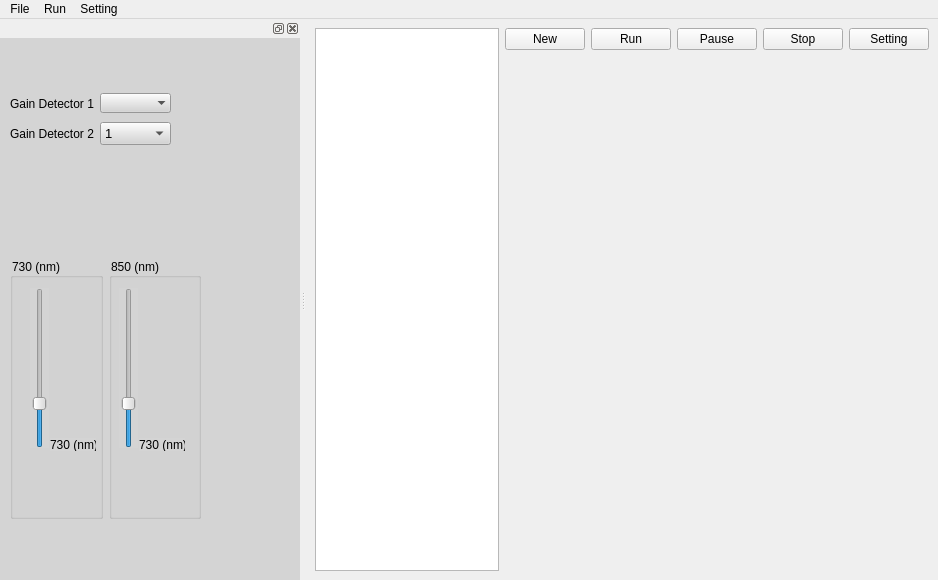
<?xml version="1.0" encoding="UTF-8"?>
<ui version="4.0">
 <class>MainWindow</class>
 <widget class="QMainWindow" name="MainWindow">
  <property name="enabled">
   <bool>true</bool>
  </property>
  <property name="geometry">
   <rect>
    <x>0</x>
    <y>0</y>
    <width>938</width>
    <height>580</height>
   </rect>
  </property>
  <property name="cursor">
   <cursorShape>ArrowCursor</cursorShape>
  </property>
  <property name="acceptDrops">
   <bool>false</bool>
  </property>
  <property name="windowTitle">
   <string>Nirs</string>
  </property>
  <property name="windowIcon">
   <iconset>
    <normaloff>../../../images/icon.png</normaloff>../../../images/icon.png</iconset>
  </property>
  <property name="windowOpacity">
   <double>1.000000000000000</double>
  </property>
  <property name="autoFillBackground">
   <bool>false</bool>
  </property>
  <property name="locale">
   <locale language="English" country="UnitedStates"/>
  </property>
  <property name="toolButtonStyle">
   <enum>Qt::ToolButtonIconOnly</enum>
  </property>
  <property name="animated">
   <bool>true</bool>
  </property>
  <widget class="QWidget" name="centralwidget">
   <layout class="QVBoxLayout" name="verticalLayout">
    <item>
     <layout class="QHBoxLayout" name="horizontalLayout_7">
      <item>
       <widget class="PlotWidget" name="graphicsView"/>
      </item>
      <item alignment="Qt::AlignTop">
       <widget class="QPushButton" name="new_2">
        <property name="maximumSize">
         <size>
          <width>16777215</width>
          <height>23</height>
         </size>
        </property>
        <property name="text">
         <string>New</string>
        </property>
        <property name="autoDefault">
         <bool>false</bool>
        </property>
        <property name="default">
         <bool>false</bool>
        </property>
        <property name="flat">
         <bool>false</bool>
        </property>
       </widget>
      </item>
      <item alignment="Qt::AlignTop">
       <widget class="QPushButton" name="run">
        <property name="text">
         <string>Run</string>
        </property>
       </widget>
      </item>
      <item alignment="Qt::AlignTop">
       <widget class="QPushButton" name="pause">
        <property name="text">
         <string>Pause</string>
        </property>
       </widget>
      </item>
      <item alignment="Qt::AlignTop">
       <widget class="QPushButton" name="stop">
        <property name="text">
         <string>Stop</string>
        </property>
       </widget>
      </item>
      <item alignment="Qt::AlignTop">
       <widget class="QPushButton" name="setting">
        <property name="text">
         <string>Setting</string>
        </property>
       </widget>
      </item>
     </layout>
    </item>
   </layout>
  </widget>
  <widget class="QMenuBar" name="menubar">
   <property name="geometry">
    <rect>
     <x>0</x>
     <y>0</y>
     <width>938</width>
     <height>21</height>
    </rect>
   </property>
   <property name="defaultUp">
    <bool>false</bool>
   </property>
   <property name="nativeMenuBar">
    <bool>false</bool>
   </property>
   <widget class="QMenu" name="menuFile">
    <property name="title">
     <string>File</string>
    </property>
    <addaction name="actionNew_Ctrl_N"/>
    <addaction name="actionSave_Ctrl_S"/>
    <addaction name="separator"/>
    <addaction name="actionQuit_Ctrl_Q"/>
   </widget>
   <widget class="QMenu" name="menuRun">
    <property name="title">
     <string>Run</string>
    </property>
    <addaction name="actionRun_Ctrl_R"/>
    <addaction name="actionPause_Ctrl_P"/>
    <addaction name="actionStop_Ctrl_F"/>
   </widget>
   <widget class="QMenu" name="menuSetting">
    <property name="title">
     <string>Setting</string>
    </property>
    <addaction name="actionSetting"/>
   </widget>
   <addaction name="menuFile"/>
   <addaction name="menuRun"/>
   <addaction name="menuSetting"/>
  </widget>
  <widget class="QDockWidget" name="dockWidget_3">
   <property name="minimumSize">
    <size>
     <width>300</width>
     <height>109</height>
    </size>
   </property>
   <property name="styleSheet">
    <string notr="true">background-color: rgb(212, 212, 212);</string>
   </property>
   <attribute name="dockWidgetArea">
    <number>1</number>
   </attribute>
   <widget class="QWidget" name="dockWidgetContents_3">
    <property name="enabled">
     <bool>true</bool>
    </property>
    <property name="acceptDrops">
     <bool>false</bool>
    </property>
    <property name="accessibleName">
     <string/>
    </property>
    <property name="autoFillBackground">
     <bool>false</bool>
    </property>
    <property name="inputMethodHints">
     <set>Qt::ImhNone</set>
    </property>
    <widget class="QWidget" name="layoutWidget">
     <property name="geometry">
      <rect>
       <x>10</x>
       <y>50</y>
       <width>161</width>
       <height>31</height>
      </rect>
     </property>
     <layout class="QHBoxLayout" name="horizontalLayout">
      <item>
       <widget class="QLabel" name="gain1_label">
        <property name="text">
         <string>Gain Detector 1</string>
        </property>
       </widget>
      </item>
      <item>
       <widget class="QComboBox" name="gain1_combo">
        <property name="palette">
         <palette>
          <active>
           <colorrole role="WindowText">
            <brush brushstyle="SolidPattern">
             <color alpha="255">
              <red>0</red>
              <green>0</green>
              <blue>0</blue>
             </color>
            </brush>
           </colorrole>
           <colorrole role="Button">
            <brush brushstyle="SolidPattern">
             <color alpha="255">
              <red>254</red>
              <green>254</green>
              <blue>254</blue>
             </color>
            </brush>
           </colorrole>
           <colorrole role="Light">
            <brush brushstyle="SolidPattern">
             <color alpha="255">
              <red>255</red>
              <green>255</green>
              <blue>255</blue>
             </color>
            </brush>
           </colorrole>
           <colorrole role="Midlight">
            <brush brushstyle="SolidPattern">
             <color alpha="255">
              <red>254</red>
              <green>254</green>
              <blue>254</blue>
             </color>
            </brush>
           </colorrole>
           <colorrole role="Dark">
            <brush brushstyle="SolidPattern">
             <color alpha="255">
              <red>127</red>
              <green>127</green>
              <blue>127</blue>
             </color>
            </brush>
           </colorrole>
           <colorrole role="Mid">
            <brush brushstyle="SolidPattern">
             <color alpha="255">
              <red>169</red>
              <green>169</green>
              <blue>169</blue>
             </color>
            </brush>
           </colorrole>
           <colorrole role="Text">
            <brush brushstyle="SolidPattern">
             <color alpha="255">
              <red>0</red>
              <green>0</green>
              <blue>0</blue>
             </color>
            </brush>
           </colorrole>
           <colorrole role="BrightText">
            <brush brushstyle="SolidPattern">
             <color alpha="255">
              <red>255</red>
              <green>255</green>
              <blue>255</blue>
             </color>
            </brush>
           </colorrole>
           <colorrole role="ButtonText">
            <brush brushstyle="SolidPattern">
             <color alpha="255">
              <red>0</red>
              <green>0</green>
              <blue>0</blue>
             </color>
            </brush>
           </colorrole>
           <colorrole role="Base">
            <brush brushstyle="SolidPattern">
             <color alpha="255">
              <red>255</red>
              <green>255</green>
              <blue>255</blue>
             </color>
            </brush>
           </colorrole>
           <colorrole role="Window">
            <brush brushstyle="SolidPattern">
             <color alpha="255">
              <red>254</red>
              <green>254</green>
              <blue>254</blue>
             </color>
            </brush>
           </colorrole>
           <colorrole role="Shadow">
            <brush brushstyle="SolidPattern">
             <color alpha="255">
              <red>0</red>
              <green>0</green>
              <blue>0</blue>
             </color>
            </brush>
           </colorrole>
           <colorrole role="AlternateBase">
            <brush brushstyle="SolidPattern">
             <color alpha="255">
              <red>254</red>
              <green>254</green>
              <blue>254</blue>
             </color>
            </brush>
           </colorrole>
           <colorrole role="ToolTipBase">
            <brush brushstyle="SolidPattern">
             <color alpha="255">
              <red>255</red>
              <green>255</green>
              <blue>220</blue>
             </color>
            </brush>
           </colorrole>
           <colorrole role="ToolTipText">
            <brush brushstyle="SolidPattern">
             <color alpha="255">
              <red>0</red>
              <green>0</green>
              <blue>0</blue>
             </color>
            </brush>
           </colorrole>
          </active>
          <inactive>
           <colorrole role="WindowText">
            <brush brushstyle="SolidPattern">
             <color alpha="255">
              <red>0</red>
              <green>0</green>
              <blue>0</blue>
             </color>
            </brush>
           </colorrole>
           <colorrole role="Button">
            <brush brushstyle="SolidPattern">
             <color alpha="255">
              <red>254</red>
              <green>254</green>
              <blue>254</blue>
             </color>
            </brush>
           </colorrole>
           <colorrole role="Light">
            <brush brushstyle="SolidPattern">
             <color alpha="255">
              <red>255</red>
              <green>255</green>
              <blue>255</blue>
             </color>
            </brush>
           </colorrole>
           <colorrole role="Midlight">
            <brush brushstyle="SolidPattern">
             <color alpha="255">
              <red>254</red>
              <green>254</green>
              <blue>254</blue>
             </color>
            </brush>
           </colorrole>
           <colorrole role="Dark">
            <brush brushstyle="SolidPattern">
             <color alpha="255">
              <red>127</red>
              <green>127</green>
              <blue>127</blue>
             </color>
            </brush>
           </colorrole>
           <colorrole role="Mid">
            <brush brushstyle="SolidPattern">
             <color alpha="255">
              <red>169</red>
              <green>169</green>
              <blue>169</blue>
             </color>
            </brush>
           </colorrole>
           <colorrole role="Text">
            <brush brushstyle="SolidPattern">
             <color alpha="255">
              <red>0</red>
              <green>0</green>
              <blue>0</blue>
             </color>
            </brush>
           </colorrole>
           <colorrole role="BrightText">
            <brush brushstyle="SolidPattern">
             <color alpha="255">
              <red>255</red>
              <green>255</green>
              <blue>255</blue>
             </color>
            </brush>
           </colorrole>
           <colorrole role="ButtonText">
            <brush brushstyle="SolidPattern">
             <color alpha="255">
              <red>0</red>
              <green>0</green>
              <blue>0</blue>
             </color>
            </brush>
           </colorrole>
           <colorrole role="Base">
            <brush brushstyle="SolidPattern">
             <color alpha="255">
              <red>255</red>
              <green>255</green>
              <blue>255</blue>
             </color>
            </brush>
           </colorrole>
           <colorrole role="Window">
            <brush brushstyle="SolidPattern">
             <color alpha="255">
              <red>254</red>
              <green>254</green>
              <blue>254</blue>
             </color>
            </brush>
           </colorrole>
           <colorrole role="Shadow">
            <brush brushstyle="SolidPattern">
             <color alpha="255">
              <red>0</red>
              <green>0</green>
              <blue>0</blue>
             </color>
            </brush>
           </colorrole>
           <colorrole role="AlternateBase">
            <brush brushstyle="SolidPattern">
             <color alpha="255">
              <red>254</red>
              <green>254</green>
              <blue>254</blue>
             </color>
            </brush>
           </colorrole>
           <colorrole role="ToolTipBase">
            <brush brushstyle="SolidPattern">
             <color alpha="255">
              <red>255</red>
              <green>255</green>
              <blue>220</blue>
             </color>
            </brush>
           </colorrole>
           <colorrole role="ToolTipText">
            <brush brushstyle="SolidPattern">
             <color alpha="255">
              <red>0</red>
              <green>0</green>
              <blue>0</blue>
             </color>
            </brush>
           </colorrole>
          </inactive>
          <disabled>
           <colorrole role="WindowText">
            <brush brushstyle="SolidPattern">
             <color alpha="255">
              <red>127</red>
              <green>127</green>
              <blue>127</blue>
             </color>
            </brush>
           </colorrole>
           <colorrole role="Button">
            <brush brushstyle="SolidPattern">
             <color alpha="255">
              <red>254</red>
              <green>254</green>
              <blue>254</blue>
             </color>
            </brush>
           </colorrole>
           <colorrole role="Light">
            <brush brushstyle="SolidPattern">
             <color alpha="255">
              <red>255</red>
              <green>255</green>
              <blue>255</blue>
             </color>
            </brush>
           </colorrole>
           <colorrole role="Midlight">
            <brush brushstyle="SolidPattern">
             <color alpha="255">
              <red>254</red>
              <green>254</green>
              <blue>254</blue>
             </color>
            </brush>
           </colorrole>
           <colorrole role="Dark">
            <brush brushstyle="SolidPattern">
             <color alpha="255">
              <red>127</red>
              <green>127</green>
              <blue>127</blue>
             </color>
            </brush>
           </colorrole>
           <colorrole role="Mid">
            <brush brushstyle="SolidPattern">
             <color alpha="255">
              <red>169</red>
              <green>169</green>
              <blue>169</blue>
             </color>
            </brush>
           </colorrole>
           <colorrole role="Text">
            <brush brushstyle="SolidPattern">
             <color alpha="255">
              <red>127</red>
              <green>127</green>
              <blue>127</blue>
             </color>
            </brush>
           </colorrole>
           <colorrole role="BrightText">
            <brush brushstyle="SolidPattern">
             <color alpha="255">
              <red>255</red>
              <green>255</green>
              <blue>255</blue>
             </color>
            </brush>
           </colorrole>
           <colorrole role="ButtonText">
            <brush brushstyle="SolidPattern">
             <color alpha="255">
              <red>127</red>
              <green>127</green>
              <blue>127</blue>
             </color>
            </brush>
           </colorrole>
           <colorrole role="Base">
            <brush brushstyle="SolidPattern">
             <color alpha="255">
              <red>254</red>
              <green>254</green>
              <blue>254</blue>
             </color>
            </brush>
           </colorrole>
           <colorrole role="Window">
            <brush brushstyle="SolidPattern">
             <color alpha="255">
              <red>254</red>
              <green>254</green>
              <blue>254</blue>
             </color>
            </brush>
           </colorrole>
           <colorrole role="Shadow">
            <brush brushstyle="SolidPattern">
             <color alpha="255">
              <red>0</red>
              <green>0</green>
              <blue>0</blue>
             </color>
            </brush>
           </colorrole>
           <colorrole role="AlternateBase">
            <brush brushstyle="SolidPattern">
             <color alpha="255">
              <red>254</red>
              <green>254</green>
              <blue>254</blue>
             </color>
            </brush>
           </colorrole>
           <colorrole role="ToolTipBase">
            <brush brushstyle="SolidPattern">
             <color alpha="255">
              <red>255</red>
              <green>255</green>
              <blue>220</blue>
             </color>
            </brush>
           </colorrole>
           <colorrole role="ToolTipText">
            <brush brushstyle="SolidPattern">
             <color alpha="255">
              <red>0</red>
              <green>0</green>
              <blue>0</blue>
             </color>
            </brush>
           </colorrole>
          </disabled>
         </palette>
        </property>
        <property name="currentIndex">
         <number>-1</number>
        </property>
        <property name="maxVisibleItems">
         <number>10</number>
        </property>
        <property name="insertPolicy">
         <enum>QComboBox::InsertAtBottom</enum>
        </property>
        <property name="frame">
         <bool>false</bool>
        </property>
       </widget>
      </item>
     </layout>
    </widget>
    <widget class="QWidget" name="layoutWidget">
     <property name="geometry">
      <rect>
       <x>10</x>
       <y>80</y>
       <width>161</width>
       <height>31</height>
      </rect>
     </property>
     <layout class="QHBoxLayout" name="horizontalLayout_5">
      <item>
       <widget class="QLabel" name="gain2_label">
        <property name="text">
         <string>Gain Detector 2</string>
        </property>
       </widget>
      </item>
      <item>
       <widget class="QComboBox" name="gain2_combo">
        <property name="font">
         <font>
          <pointsize>10</pointsize>
         </font>
        </property>
        <property name="iconSize">
         <size>
          <width>16</width>
          <height>16</height>
         </size>
        </property>
        <item>
         <property name="text">
          <string>1</string>
         </property>
        </item>
        <item>
         <property name="text">
          <string>2</string>
         </property>
        </item>
       </widget>
      </item>
     </layout>
    </widget>
    <widget class="QWidget" name="layoutWidget">
     <property name="geometry">
      <rect>
       <x>10</x>
       <y>220</y>
       <width>191</width>
       <height>261</height>
      </rect>
     </property>
     <layout class="QHBoxLayout" name="horizontalLayout_6">
      <item>
       <widget class="QGroupBox" name="groupBox">
        <property name="autoFillBackground">
         <bool>false</bool>
        </property>
        <property name="title">
         <string>730 (nm)</string>
        </property>
        <property name="flat">
         <bool>false</bool>
        </property>
        <property name="checkable">
         <bool>false</bool>
        </property>
        <widget class="QSlider" name="slider_730">
         <property name="geometry">
          <rect>
           <x>20</x>
           <y>30</y>
           <width>19</width>
           <height>160</height>
          </rect>
         </property>
         <property name="value">
          <number>25</number>
         </property>
         <property name="orientation">
          <enum>Qt::Vertical</enum>
         </property>
        </widget>
        <widget class="QLabel" name="value_730">
         <property name="geometry">
          <rect>
           <x>40</x>
           <y>180</y>
           <width>46</width>
           <height>13</height>
          </rect>
         </property>
         <property name="text">
          <string>730 (nm)</string>
         </property>
        </widget>
       </widget>
      </item>
      <item>
       <widget class="QGroupBox" name="groupBox_2">
        <property name="autoFillBackground">
         <bool>false</bool>
        </property>
        <property name="title">
         <string>850 (nm)</string>
        </property>
        <property name="flat">
         <bool>false</bool>
        </property>
        <property name="checkable">
         <bool>false</bool>
        </property>
        <widget class="QSlider" name="slider_850">
         <property name="geometry">
          <rect>
           <x>10</x>
           <y>30</y>
           <width>19</width>
           <height>160</height>
          </rect>
         </property>
         <property name="value">
          <number>25</number>
         </property>
         <property name="orientation">
          <enum>Qt::Vertical</enum>
         </property>
        </widget>
        <widget class="QLabel" name="value_850">
         <property name="geometry">
          <rect>
           <x>30</x>
           <y>180</y>
           <width>46</width>
           <height>13</height>
          </rect>
         </property>
         <property name="text">
          <string>730 (nm)</string>
         </property>
        </widget>
        <zorder>slider_850</zorder>
        <zorder>value_850</zorder>
        <zorder>layoutWidget</zorder>
       </widget>
      </item>
     </layout>
    </widget>
   </widget>
  </widget>
  <action name="actionNew_Ctrl_N">
   <property name="checkable">
    <bool>false</bool>
   </property>
   <property name="text">
    <string>New        Ctrl+N</string>
   </property>
   <property name="visible">
    <bool>true</bool>
   </property>
  </action>
  <action name="actionSave_Ctrl_S">
   <property name="text">
    <string>Save        Ctrl+S</string>
   </property>
  </action>
  <action name="actionQuit_Ctrl_Q">
   <property name="text">
    <string>Quit        Ctrl+Q</string>
   </property>
  </action>
  <action name="actionRun_Ctrl_R">
   <property name="text">
    <string>Run        Ctrl+R</string>
   </property>
  </action>
  <action name="actionPause_Ctrl_P">
   <property name="text">
    <string>Pause        Ctrl+P</string>
   </property>
  </action>
  <action name="actionStop_Ctrl_F">
   <property name="text">
    <string>Stop        Ctrl+F</string>
   </property>
  </action>
  <action name="actionSetting">
   <property name="text">
    <string>Setting</string>
   </property>
  </action>
  <zorder>dockWidget_3</zorder>
 </widget>
 <customwidgets>
  <customwidget>
   <class>PlotWidget</class>
   <extends>QGraphicsView</extends>
   <header>pyqtgraph</header>
  </customwidget>
 </customwidgets>
 <resources/>
 <connections/>
</ui>
